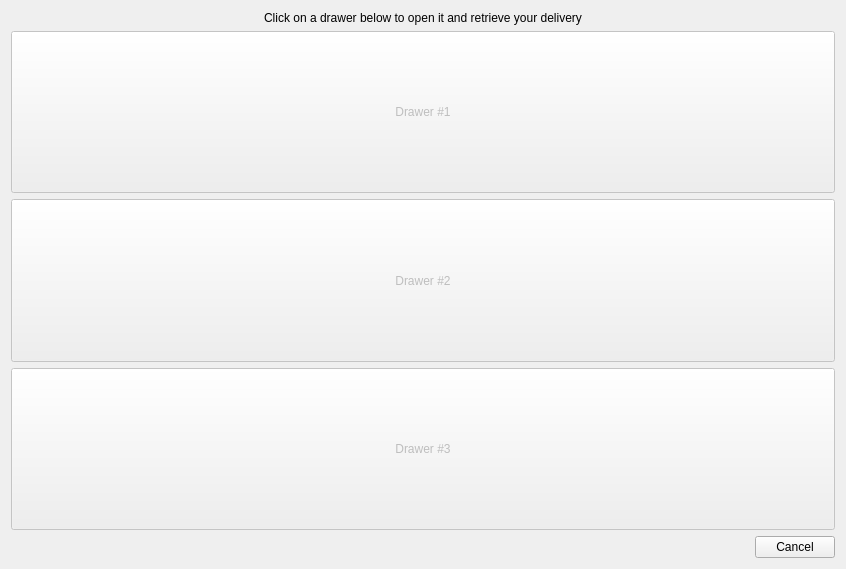
<?xml version="1.0" encoding="UTF-8"?>
<ui version="4.0">
 <class>receive_delivery</class>
 <widget class="QWidget" name="receive_delivery">
  <property name="geometry">
   <rect>
    <x>0</x>
    <y>0</y>
    <width>846</width>
    <height>569</height>
   </rect>
  </property>
  <property name="windowTitle">
   <string>Form</string>
  </property>
  <layout class="QVBoxLayout" name="verticalLayout">
   <item>
    <widget class="QLabel" name="label_instruction">
     <property name="text">
      <string>Click on a drawer below to open it and retrieve your delivery</string>
     </property>
     <property name="alignment">
      <set>Qt::AlignCenter</set>
     </property>
    </widget>
   </item>
   <item>
    <layout class="QVBoxLayout" name="drawer_buttons_layout" stretch="1,0,0">
     <item>
      <widget class="QPushButton" name="drawer1_button">
       <property name="enabled">
        <bool>false</bool>
       </property>
       <property name="sizePolicy">
        <sizepolicy hsizetype="Minimum" vsizetype="Expanding">
         <horstretch>0</horstretch>
         <verstretch>1</verstretch>
        </sizepolicy>
       </property>
       <property name="text">
        <string>Drawer #1</string>
       </property>
      </widget>
     </item>
     <item>
      <widget class="QPushButton" name="drawer2_button">
       <property name="enabled">
        <bool>false</bool>
       </property>
       <property name="sizePolicy">
        <sizepolicy hsizetype="Minimum" vsizetype="Expanding">
         <horstretch>0</horstretch>
         <verstretch>1</verstretch>
        </sizepolicy>
       </property>
       <property name="text">
        <string>Drawer #2</string>
       </property>
      </widget>
     </item>
     <item>
      <widget class="QPushButton" name="drawer3_button">
       <property name="enabled">
        <bool>false</bool>
       </property>
       <property name="sizePolicy">
        <sizepolicy hsizetype="Minimum" vsizetype="Expanding">
         <horstretch>0</horstretch>
         <verstretch>1</verstretch>
        </sizepolicy>
       </property>
       <property name="text">
        <string>Drawer #3</string>
       </property>
      </widget>
     </item>
    </layout>
   </item>
   <item>
    <layout class="QHBoxLayout" name="horizontalLayout">
     <item>
      <spacer name="horizontalSpacer">
       <property name="orientation">
        <enum>Qt::Horizontal</enum>
       </property>
       <property name="sizeHint" stdset="0">
        <size>
         <width>40</width>
         <height>20</height>
        </size>
       </property>
      </spacer>
     </item>
     <item>
      <widget class="QPushButton" name="cancel_button">
       <property name="text">
        <string>Cancel</string>
       </property>
      </widget>
     </item>
    </layout>
   </item>
  </layout>
 </widget>
 <resources/>
 <connections/>
</ui>
